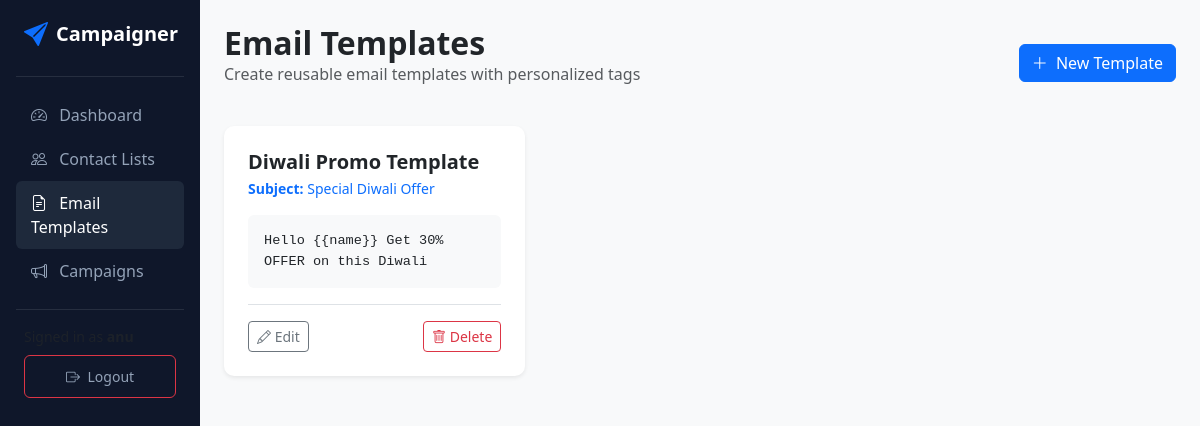
The page /templates/ (signed in) on the database its author committed.
### campaigns/models.py (models this page shows, shortened)
class EmailTemplate(models.Model):
    user = models.ForeignKey(User, on_delete=models.CASCADE, related_name='templates')
    title = models.CharField(max_length=200)
    subject = models.CharField(max_length=255)
    body = models.TextField(help_text="Use placeholders like {{name}} for dynamic tags.")
    created_at = models.DateTimeField(auto_now_add=True)

### campaigns/views.py (the view)
# urls.py: path('templates/', views.template_list, name='template_list'),
@login_required
def template_list(request):
    templates = EmailTemplate.objects.filter(user=request.user).order_by('-created_at')
    return render(request, 'campaigns/templates.html', {'templates': templates})

### templates/campaigns/templates.html (shortened to what this page needs)
{% extends 'campaigns/base.html' %}
{% block content %}
<div class="d-flex justify-content-between align-items-center mb-4">
    <div>
        <h2 class="fw-bold mb-0">Email Templates</h2>
        <p class="text-muted">Create reusable email templates with personalized tags</p>
    </div>
    <a href="{% url 'template_create' %}" class="btn btn-primary"><i class="bi bi-plus-lg me-1"></i> New Template</a>
</div>
<div class="row g-4">
    {% for tmpl in templates %}
    <div class="col-md-4">
        <div class="card card-custom bg-white p-4 h-100 d-flex flex-column justify-content-between">
            <div>
                <h5 class="fw-bold mb-1">{{ tmpl.title }}</h5>
                <p class="text-primary small mb-3"><strong>Subject:</strong> {{ tmpl.subject }}</p>
                <div class="bg-light p-3 rounded mb-3" style="font-family: monospace; font-size: 0.85rem; white-space: pre-wrap; max-height: 120px; overflow-y: hidden;">{{ tmpl.body|truncatewords:25 }}</div>
            </div>
            <div class="pt-3 border-top d-flex justify-content-between">
                <a href="{% url 'template_update' tmpl.pk %}" class="btn btn-outline-secondary btn-sm"><i class="bi bi-pencil"></i> Edit</a>
                <a href="{% url 'template_delete' tmpl.pk %}" class="btn btn-outline-danger btn-sm"><i class="bi bi-trash"></i> Delete</a>
            </div>
        </div>
    </div>
    {% empty %}
    <div class="col-12 text-center py-5">
        <i class="bi bi-file-earmark-x fs-1 text-muted"></i>
        <p class="text-muted mt-2">No email templates created yet.</p>
    </div>
    {% endfor %}
</div>
{% endblock %}

### templates/campaigns/base.html (style rules this page uses)
body { background-color: #f8f9fa; font-family: 'Segoe UI', Tahoma, Geneva, Verdana, sans-serif; }
.card-custom { border: none; border-radius: 10px; box-shadow: 0 0.125rem 0.25rem rgba(0, 0, 0, 0.075); }

### rows shown on the page
EmailTemplate: title "Diwali Promo Template", subject "Special Diwali Offer", body "Hello {{name}} Get 30% OFFER on this Diwali"
